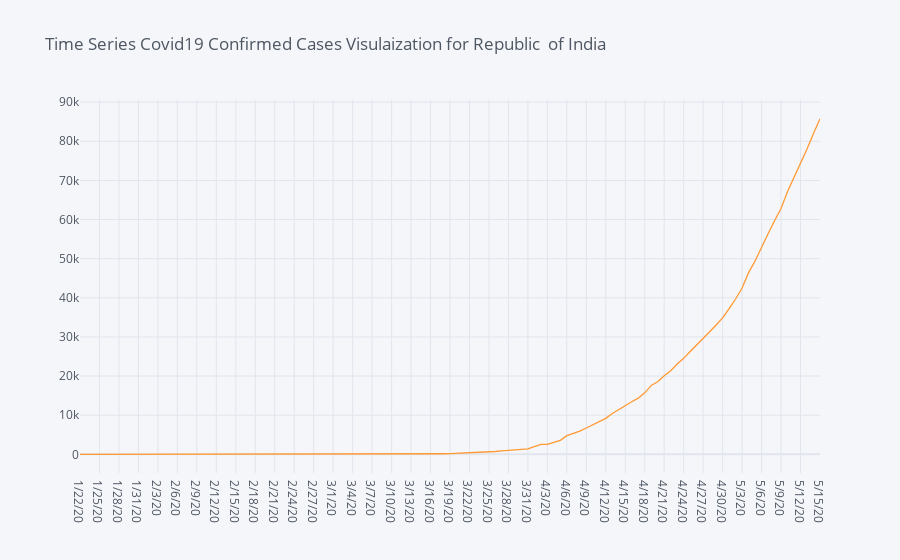

The notebook cell saved with this chart:
### Code cell
covid_country.loc['India'].iplot(title = "Time Series Covid19 Confirmed Cases Visulaization for Republic  of India")

### Figure 1 — Plotly figure (JSON) as saved in the notebook; plotly's stock layout.template omitted (floating-point values rounded to 4 significant figures)
{"data": [{"line": {"color": "rgba(255, 153, 51, 1.0)", "dash": "solid", "shape": "linear", "width": 1.3}, "mode": "lines", "name": "India", "text": "", "type": "scatter", "x": ["1/22/20", "1/23/20", "1/24/20", "1/25/20", "1/26/20", "1/27/20", "1/28/20", "1/29/20", "1/30/20", "1/31/20", "2/1/20", "2/2/20", "2/3/20", "2/4/20", "2/5/20", "2/6/20", "2/7/20", "2/8/20", "2/9/20", "2/10/20", "2/11/20", "2/12/20", "2/13/20", "2/14/20", "2/15/20", "2/16/20", "2/17/20", "2/18/20", "2/19/20", "2/20/20", "2/21/20", "2/22/20", "2/23/20", "2/24/20", "2/25/20", "2/26/20", "2/27/20", "2/28/20", "2/29/20", "3/1/20", "3/2/20", "3/3/20", "3/4/20", "3/5/20", "3/6/20", "3/7/20", "3/8/20", "3/9/20", "3/10/20", "3/11/20", "3/12/20", "3/13/20", "3/14/20", "3/15/20", "3/16/20", "3/17/20", "3/18/20", "3/19/20", "3/20/20", "3/21/20", "3/22/20", "3/23/20", "3/24/20", "3/25/20", "3/26/20", "3/27/20", "3/28/20", "3/29/20", "3/30/20", "3/31/20", "4/1/20", "4/2/20", "4/3/20", "4/4/20", "4/5/20", "4/6/20", "4/7/20", "4/8/20", "4/9/20", "4/10/20", "4/11/20", "4/12/20", "4/13/20", "4/14/20", "4/15/20", "4/16/20", "4/17/20", "4/18/20", "4/19/20", "4/20/20", "4/21/20", "4/22/20", "4/23/20", "4/24/20", "4/25/20", "4/26/20", "4/27/20", "4/28/20", "4/29/20", "4/30/20", "5/1/20", "5/2/20", "5/3/20", "5/4/20", "5/5/20", "5/6/20", "5/7/20", "5/8/20", "5/9/20", "5/10/20", "5/11/20", "5/12/20", "5/13/20", "5/14/20", "5/15/20"], "y": [0, 0, 0, 0, 0, 0, 0, 0, 1, 1, 1, 2, 3, 3, 3, 3, 3, 3, 3, 3, 3, 3, 3, 3, 3, 3, 3, 3, 3, 3, 3, 3, 3, 3, 3, 3, 3, 3, 3, 3, 5, 5, 28, 30, 31, 34, 39, 43, 56, 62, 73, 82, 102, 113, 119, 142, 156, 194, 244, 330, 396, 499, 536, 657, 727, 887, 987, 1024, 1251, 1397, 1998, 2543, 2567, 3082, 3588, 4778, 5311, 5916, 6725, 7598, 8446, 9205, 10453, 11487, 12322, 13430, 14352, 15722, 17615, 18539, 20080, 21370, 23077, 24530, 26283, 27890, 29451, 31324, 33062, 34863, 37257, 39699, 42505, 46437, 49400, 52987, 56351, 59695, 62808, 67161, 70768, 74292, 78055, 81997, 85784]}], "layout": {"legend": {"bgcolor": "#F5F6F9", "font": {"color": "#4D5663"}}, "paper_bgcolor": "#F5F6F9", "plot_bgcolor": "#F5F6F9", "title": {"font": {"color": "#4D5663"}, "text": "Time Series Covid19 Confirmed Cases Visulaization for Republic  of India"}, "xaxis": {"gridcolor": "#E1E5ED", "showgrid": true, "tickfont": {"color": "#4D5663"}, "title": {"font": {"color": "#4D5663"}, "text": ""}, "zerolinecolor": "#E1E5ED"}, "yaxis": {"gridcolor": "#E1E5ED", "showgrid": true, "tickfont": {"color": "#4D5663"}, "title": {"font": {"color": "#4D5663"}, "text": ""}, "zerolinecolor": "#E1E5ED"}}}
